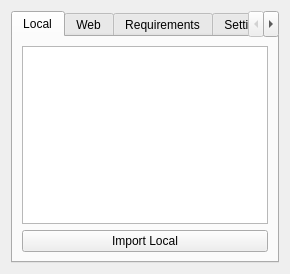
<?xml version="1.0" encoding="UTF-8"?>
<ui version="4.0">
 <class>MatrixHistory</class>
 <widget class="QWidget" name="MatrixHistory">
  <property name="geometry">
   <rect>
    <x>0</x>
    <y>0</y>
    <width>290</width>
    <height>274</height>
   </rect>
  </property>
  <layout class="QVBoxLayout" name="verticalLayout">
   <item>
    <widget class="QTabWidget" name="tabs">
     <property name="currentIndex">
      <number>0</number>
     </property>
     <widget class="QWidget" name="tabLocal">
      <attribute name="title">
       <string>Local</string>
      </attribute>
      <layout class="QVBoxLayout" name="localLayout">
       <item>
        <widget class="QTableView" name="localView"/>
       </item>
       <item>
        <widget class="QPushButton" name="importLocalButton">
         <property name="text">
          <string>Import Local</string>
         </property>
        </widget>
       </item>
      </layout>
     </widget>
     <widget class="QWidget" name="tabWeb">
      <attribute name="title">
       <string>Web</string>
      </attribute>
      <layout class="QVBoxLayout" name="webLayout">
       <item>
        <widget class="QTableView" name="webView"/>
       </item>
       <item>
        <widget class="QPushButton" name="importWebButton">
         <property name="text">
          <string>Import Web</string>
         </property>
        </widget>
       </item>
      </layout>
     </widget>
     <widget class="QWidget" name="tabRequirements">
      <attribute name="title">
       <string>Requirements</string>
      </attribute>
      <layout class="QVBoxLayout" name="reqLayout">
       <item>
        <widget class="QPlainTextEdit" name="requirementsPreview">
         <property name="readOnly">
          <bool>true</bool>
         </property>
        </widget>
       </item>
      </layout>
     </widget>
     <widget class="QWidget" name="tabSettings">
      <attribute name="title">
       <string>Settings</string>
      </attribute>
      <layout class="QVBoxLayout" name="settingsLayout">
       <item>
        <layout class="QFormLayout" name="formLayout">
         <item row="0" column="0">
          <widget class="QLabel" name="labelMaxItems">
           <property name="text">
            <string>Maximum History items:</string>
           </property>
          </widget>
         </item>
         <item row="0" column="1">
          <widget class="QSpinBox" name="maxItemsSpin">
           <property name="minimum">
            <number>1</number>
           </property>
           <property name="maximum">
            <number>100</number>
           </property>
           <property name="value">
            <number>10</number>
           </property>
          </widget>
         </item>
        </layout>
       </item>
       <item>
        <widget class="QPushButton" name="clearButton">
         <property name="text">
          <string>Clear History</string>
         </property>
        </widget>
       </item>
       <item>
        <widget class="QPushButton" name="backButton">
         <property name="text">
          <string>Back</string>
         </property>
        </widget>
       </item>
      </layout>
     </widget>
    </widget>
   </item>
  </layout>
 </widget>
 <resources/>
 <connections/>
</ui>
